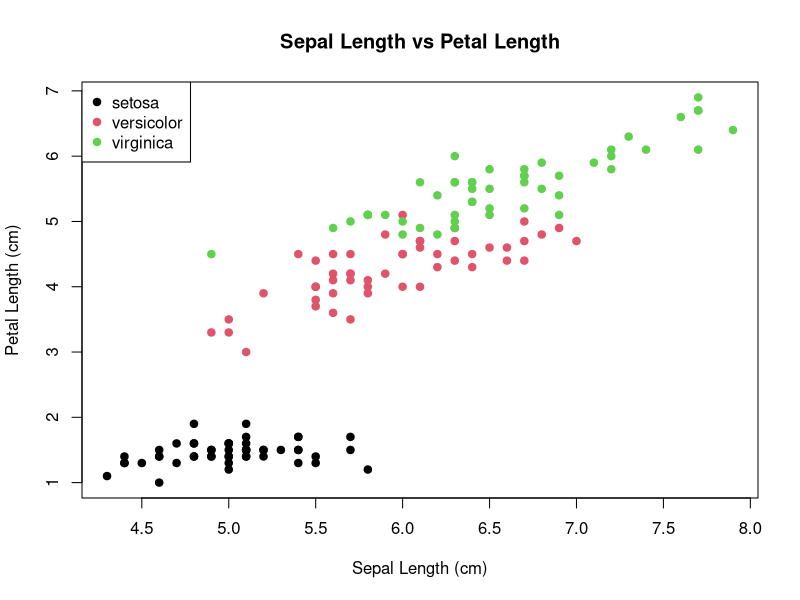
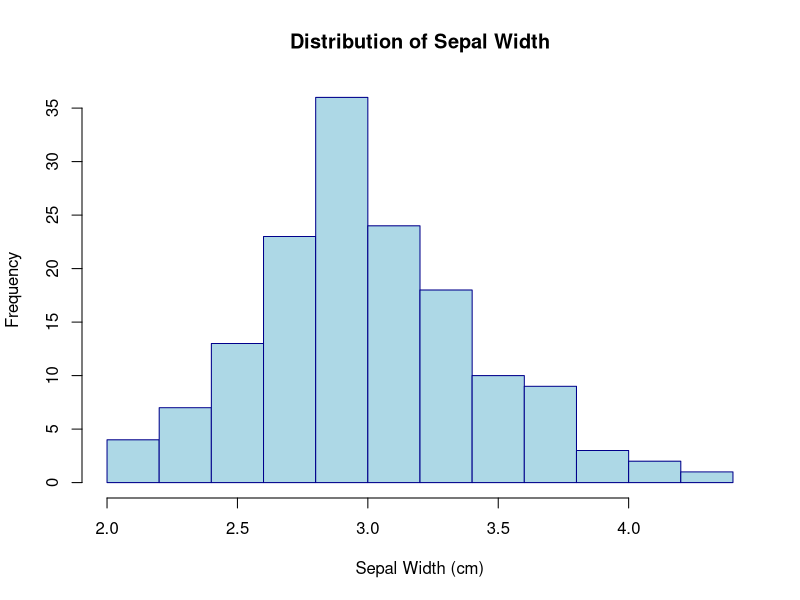

R code for these plots, in order:
data(iris)

print("--- First 6 rows of the Iris Dataset ---")
head(iris)

print("\n--- Structure of the Iris Dataset ---")
str(iris)

print("\n--- Summary Statistics of the Iris Dataset ---")
summary(iris)

mean_sepal_length <- mean(iris$Sepal.Length)
print(paste("\nMean Sepal Length:", round(mean_sepal_length, 2)))

sd_petal_width <- sd(iris$Petal.Width)
print(paste("Standard Deviation Petal Width:", round(sd_petal_width, 2)))

print("\n--- Generating Scatter Plot (Sepal.Length vs Petal.Length by Species) ---")

plot(iris$Sepal.Length, iris$Petal.Length,
     main = "Sepal Length vs Petal Length",
     xlab = "Sepal Length (cm)",
     ylab = "Petal Length (cm)",
     col = iris$Species,
     pch = 19)

legend("topleft",
       legend = levels(iris$Species),
       col = 1:length(levels(iris$Species)),
       pch = 19)

print("\n--- Generating Histogram (Sepal.Width Distribution) ---")
hist(iris$Sepal.Width,
     main = "Distribution of Sepal Width",
     xlab = "Sepal Width (cm)",
     col = "lightblue",
     border = "darkblue")

new_iris_data <- iris[, c("Sepal.Length", "Sepal.Width")]
write.csv(new_iris_data, "new_iris_data.csv", row.names = FALSE)
print("\nNew data exported to 'new_iris_data.csv'")

print("\n--- Program finished successfully ---")
